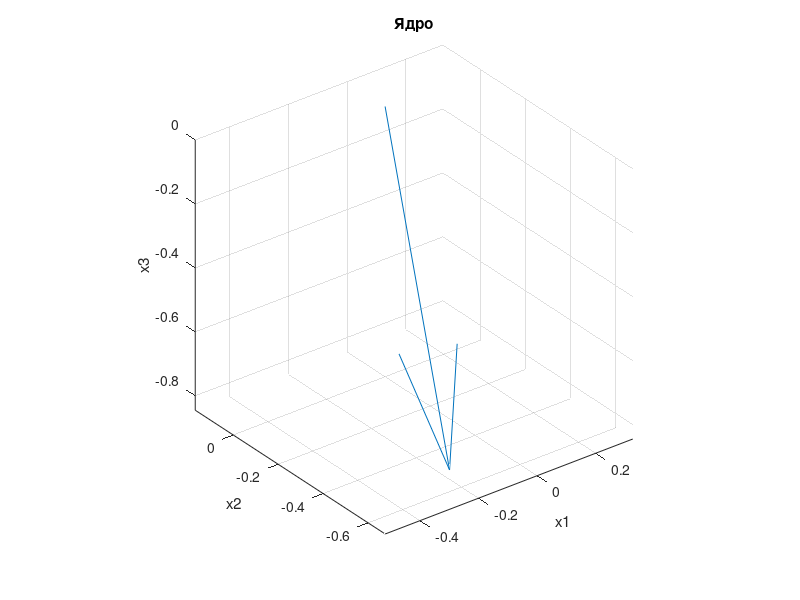
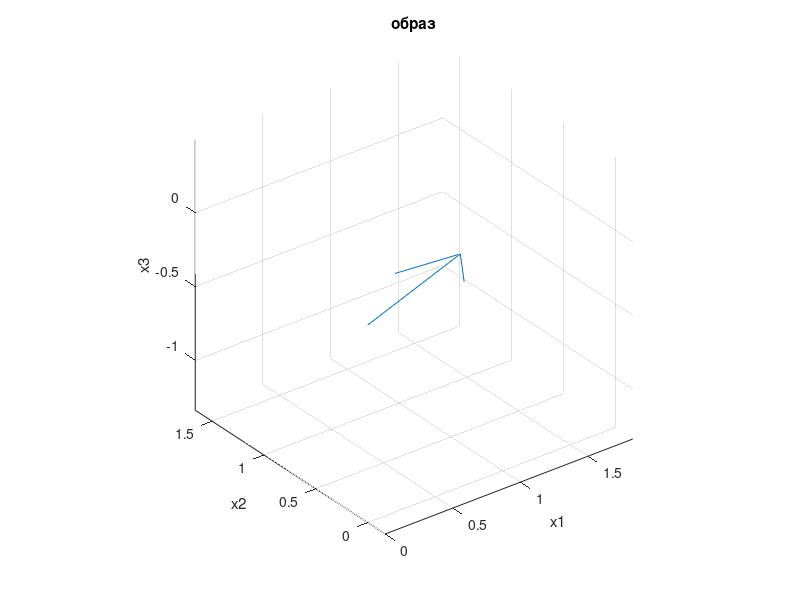

Source code (MATLAB) for these figures, in order:
clc;
warning off;

function ans = solveMatrix(M, addition)
  rrefM = rref(M);
  [n, m] = size(rrefM);
  [n1, m1] = size(addition);
  ans = zeros(1, m1);
  for i = 1:n;
    if M(i,i) == 1;
      ans(i) = addition(i);
    endif
  endfor



endfunction;

A = [1 3 -2; 2 1 -1; 5 5 -4];
addition = [2 2 6]
Q = null(A);


if isempty(Q)
    disp('Ядро матриці порожнє');
else
    disp('Базис ядра матриці A:');
    disp(Q);

    figure;
    for i = 1:size(Q, 2)
        quiver3(0, 0, 0, Q(1,i), Q(2,i), Q(3,i), 1);
        hold on;
    end
    title("Ядро");
    xlabel('x1');
    ylabel('x2');
    zlabel('x3');
    axis equal;
    pause(3);
    hold off;

    vector = ans = solveMatrix(A, addition);

    figure;
    for i = 1:size(Q, 2)
        quiver3(0, 0, 0, Q(1,i) + vector(1), Q(2,i) + vector(2), Q(3,i) + vector(3), 1);
        hold on;
    end
    title("образ");
    xlabel('x1');
    ylabel('x2');
    zlabel('x3');
    axis equal;

end

